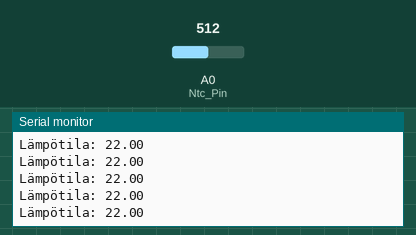
Simulated run of this sketch. Board: Arduino Uno, built with avr-gcc and run on an emulated ATmega328P. Shown: the last lines printed to the serial monitor. The inputs (shaded band) are chosen by the test bench; at power-on: A0 (Ntc_Pin) = 512.

Above: at 1.2 s.
1.3 s: A0 (Ntc_Pin) set to 386
At 1.9 s:
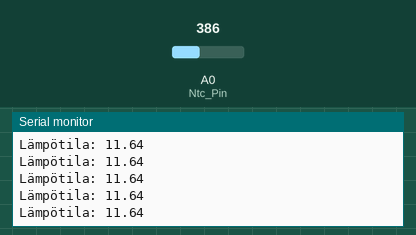
2.8 s: A0 (Ntc_Pin) set to 354
At 3.9 s:
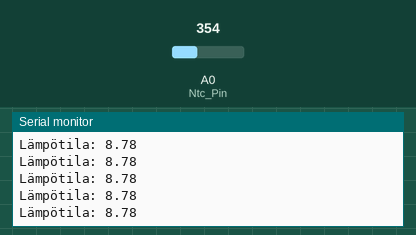
Timing chart, 0 to 5.8 s (numbered marks = the images above; inputs shaded):
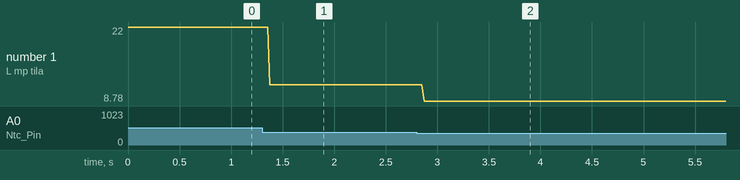

The sketch:

S19_L_mp_mittari1.2.ino
```cpp
#define BETA 3974.0

const double V = 5; //5V
//const int SAMPLE_NUMBER = 10;
const double BALANCE_RESISTOR = 10960.0;
const double MAX_ADC = 1023.0;
//const double BETA 3974.0;
//const double ROOM_TEMP = 298.15;
//const double RESISTOR_ROOM_TEMP = 10000.0;

int Ntc_Pin = 0;
double Raw_Data = 0;
double  Y = (3.70 * pow(10,-7)) * pow(Raw_Data,3) - (5.09 * pow(10,-4)) * pow(Raw_Data,2) + (3.14 * pow(10,-1)) * Raw_Data - (5.50 * 10);
void setup()
  {
    Serial.begin(9600);
  }

void loop() {

  Raw_Data = analogRead(Ntc_Pin);

  /*Raw_Data = Raw_Data+BALANCE_RESISTOR; //rkok/kohm
  Raw_Data = V/Raw_Data;//virta/mA
  Raw_Data = BALANCE_RESISTOR*Raw_Data;//UR:/V
  Raw_Data = Raw_Data/V*MAX_ADC;//AD*/

  Y = (3.70 * pow(10,-7)) * pow(Raw_Data,3) - (5.09 * pow(10,-4)) * pow(Raw_Data,2) + (3.14 * pow(10,-1)) * Raw_Data - (5.50 * 10);

  //delay(3000);
  Serial.print("Lämpötila: ");
  Serial.println(Y);
}

/*double readThermistor()
{
  double rThermistor = 0;
  double tKelvin     = 0;
  double tCelsius    = 0;
  double adcAverage  = 0;
  int    adcSamples[SAMPLE_NUMBER];

  for (int i = 0; i < SAMPLE_NUMBER; i++)
  {
    adcSamples[i] = analogRead(thermistorPin);
    delay(10);
  }

  for (int i = 0; i < SAMPLE_NUMBER; i++)
  {
    adcAverage += adcSamples[i];
  }
  adcAverage /= SAMPLE_NUMBER;

  rThermistor = BALANCE_RESISTOR * ( (MAX_ADC / adcAverage) - 1);

  tKelvin = (BETA * ROOM_TEMP) /
            (BETA + (ROOM_TEMP * log(rThermistor / RESISTOR_ROOM_TEMP)));

  tCelsius = tKelvin - 273.15;
  return tCelsius;
}*/
```

Measured:
- after the input at 1.3 s, the serial monitor: prints a new line after 0.07 s (image 1)
- after the input at 2.8 s, the serial monitor: prints a new line after 0.07 s (image 2)
- plotted number 1: 22 → 11.64 after the input at 1.3 s, 11.64 → 8.78 after the input at 2.8 s
